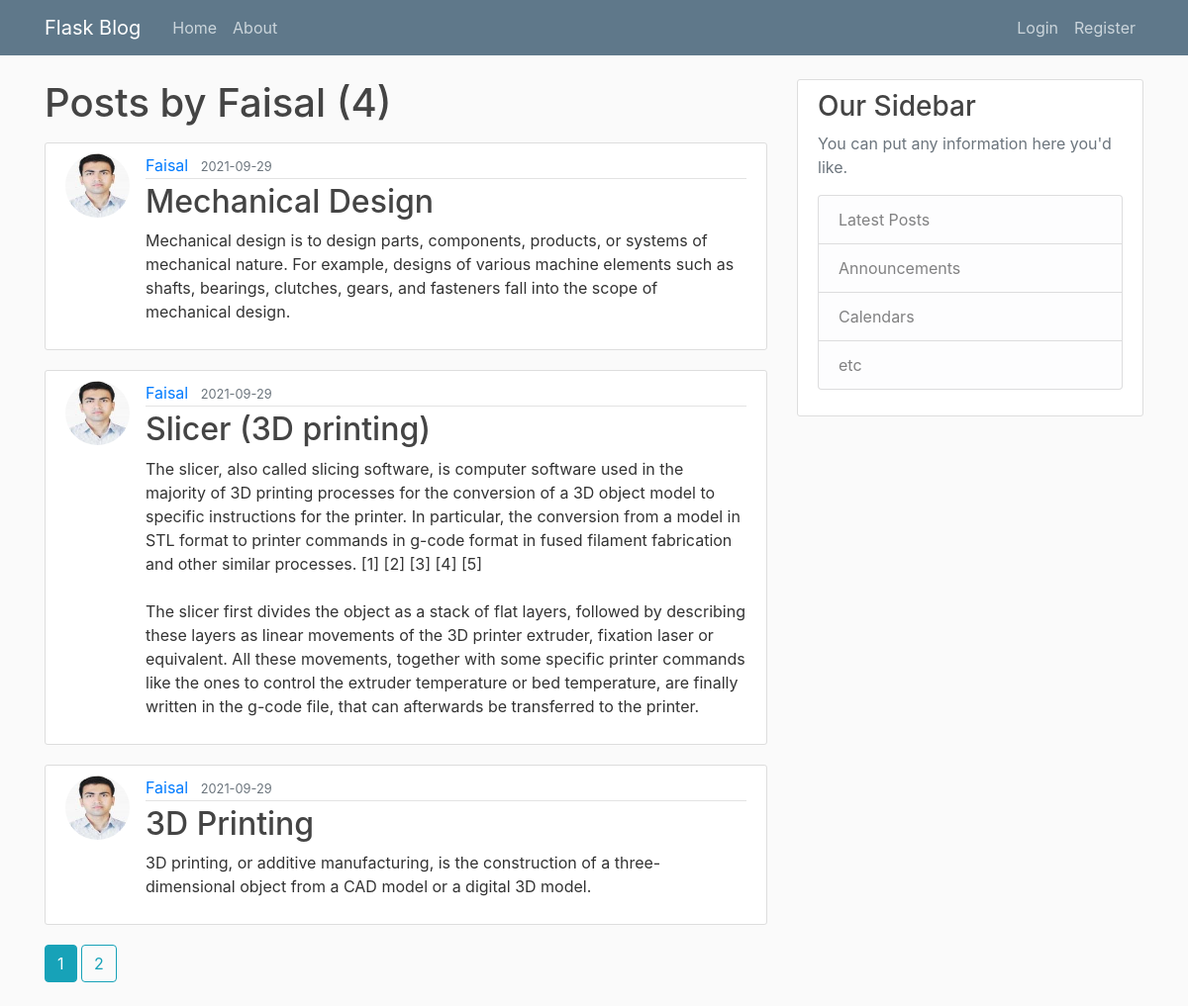
/user/Faisal, run on the app's committed database.
### FMagdum/models.py (models this page shows, shortened)
class User(db.Model, UserMixin):
    id = db.Column(db.Integer, primary_key=True)
    username = db.Column(db.String(20), unique=True, nullable=False)
    email = db.Column(db.String(120), unique=True, nullable=False)
    image_file = db.Column(db.String(20), nullable=False, default='default.jpg')
    password = db.Column(db.String(60), nullable=False)
    posts = db.relationship('Post', backref='author', lazy=True)

class Post(db.Model):
    id = db.Column(db.Integer, primary_key=True)
    title = db.Column(db.String(100),nullable=False)
    date_posted = db.Column(db.DateTime, nullable=False, default=datetime.utcnow)
    content = db.Column(db.Text, nullable=False)
    user_id = db.Column(db.Integer, db.ForeignKey('user.id'), nullable=False)

### FMagdum/users/routes.py (the view)
@users.route("/user/<string:username>")
def user_posts(username):
    page = request.args.get('page', 1, type=int)
    user = User.query.filter_by(username=username).first_or_404()
    posts = Post.query.filter_by(author=user)\
        .order_by(Post.date_posted.desc())\
        .paginate(page=page,per_page=3)
    return render_template('user_posts.html', posts=posts, user=user, legend='Create New Post')

### FMagdum/templates/user_posts.html
{%extends "layout.html"%}
{%block content%}
    <h1 class="mb-3">
        Posts by {{user.username}} ({{posts.total}})
    </h1>
    {% for post in posts.items %}
        <article class="media content-section">
            <img class="rounded-circle article-img" src="{{url_for('static', filename='profile_pics/' + post.author.image_file)}}">
            <div class="media-body">
            <div class="article-metadata">
                <a class="mr-2" href="{{url_for('users.user_posts', username=post.author.username)}}">{{ post.author.username }}</a>
                <small class="text-muted">{{ post.date_posted.strftime('%Y-%m-%d') }}</small>
            </div>
            <h2><a class="article-title" href="{{url_for('posts.post', post_id=post.id)}}">{{ post.title }}</a></h2>
            <p class="article-content">{{ post.content }}</p>
            </div>
        </article>
    {%endfor%}
    {% for page_num in posts.iter_pages(left_edge=1, right_edge=1, left_current=1, right_current=2) %}
        {% if page_num %}
            {% if posts.page == page_num %}
                <a class="btn btn-info mb-4" href="{{url_for('users.user_posts', username=user.username, page=page_num)}}"> {{ page_num }} </a>
            {% else %}
            <a class="btn btn-outline-info mb-4" href="{{url_for('users.user_posts', username=user.username, page=page_num)}}"> {{ page_num }} </a>
            {% endif %}
        {% else %}
            ...
        {% endif %}
    {% endfor %}
{%endblock content%}

### FMagdum/static/main.css (style rules this page uses)
body { background: #fafafa; color: #333333; margin-top: 5rem; }
h1, h2, h3, h4, h5, h6 { color: #444444; }
.content-section { background: #ffffff; padding: 10px 20px; border: 1px solid #dddddd; border-radius: 3px; margin-bottom: 20px; }
.article-title { color: #444444; }
.article-content { white-space: pre-line; }
.article-img { height: 65px; width: 65px; margin-right: 16px; }
.article-metadata { padding-bottom: 1px; margin-bottom: 4px; border-bottom: 1px solid #e3e3e3 }

### data on the page
User: username "Faisal"
Post: image_file (picture), author.username "Faisal", date_posted "2021-09-29", title "Mechanical Design", content "Mechanical design is to design parts, components, products, or systems of mechanical nature. For example, designs of various machine elements such as shafts, bearings, clutches, gears, and fasteners fall into the scope of mechanical design."
Post: image_file (picture), author.username "Faisal", date_posted "2021-09-29", title "Slicer (3D printing)", content "The slicer, also called slicing software, is computer software used in the majority of 3D printing processes for the conversion of a 3D object model to specific instructions for the printer. In particular, the conversion from a model in STL format to printer commands in g-code format in fused filament fabrication and other similar processes. [1] [2] [3] [4] [5] The slicer first divides the object as a stack of flat layers, followed by describing these layers as linear movements of the 3D printer extruder, fixation laser or equivalent. All these movements, together with some specific printer commands like the ones to control the extruder temperature or bed temperature, are finally written in…"
Post: image_file (picture), author.username "Faisal", date_posted "2021-09-29", title "3D Printing", content "3D printing, or additive manufacturing, is the construction of a three-dimensional object from a CAD model or a digital 3D model."

### other printed values
{{ posts.total }} "4"
{{ page_num }} "1"
{{ page_num }} "2"
